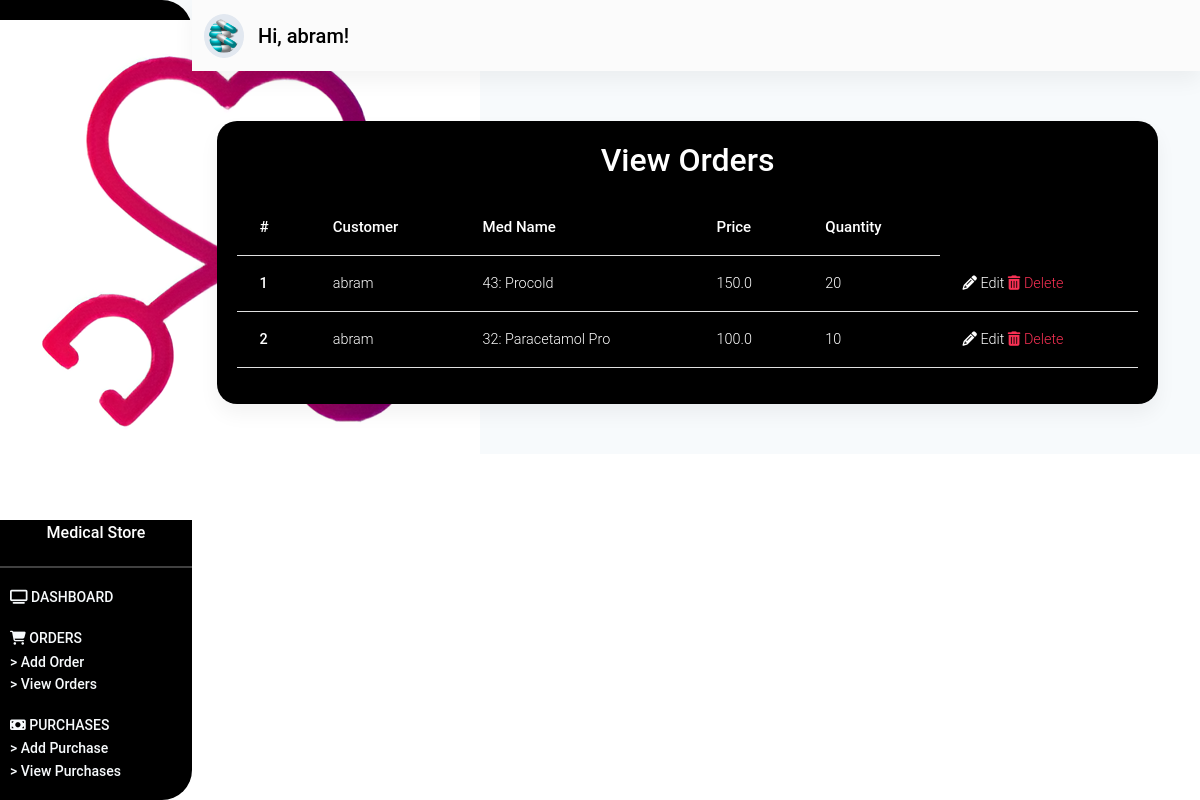
Page /customer/orders/ (signed in) on the committed database.
### customer/models.py (models this page shows, shortened)
class Order(models.Model):
    customer = models.ForeignKey(User, on_delete=models.CASCADE)
    med_name = models.ForeignKey(Medicine, on_delete=models.CASCADE)
    price = models.FloatField()
    timestamp = models.DateTimeField(auto_now_add=True)
    quantity = models.IntegerField()
    def get_update_url(self):
        return reverse("customer:update-order", kwargs={"pk": self.pk})
    def get_delete_url(self):
        return reverse("customer:delete-order", kwargs={"pk": self.pk})

### store/models.py (models this page shows, shortened)
class Medicine(models.Model):
    med_code = models.IntegerField()
    med_name = models.CharField(max_length=50)
    dealer_name = models.ForeignKey(Dealer, on_delete=models.CASCADE)
    price = models.FloatField()
    stock = models.IntegerField()
    description = models.TextField()
    def __str__(self):
        return f"{self.med_code}: {self.med_name}"

### customer/views.py (the view)
# urls.py: path('orders/', orders_page, name="view-orders"),
@login_required(login_url="/login/customer/")
def orders_page(request):
    orders = Order.objects.filter(customer=request.user)
    context = {
        "orders": orders
    }
    return render(request, "store/customer/view-orders.html", context)

### store/templates/store/customer/view-orders.html (shortened to what this page needs)
{% extends 'store/base.html' %}
{% load static %}
{% block content %}
<section id="dashboard_section" class="dashboard_section">
    {% include "store/_dashboard-customer.html" %}
    <div class="container-fluid">
        <div class="add_dealer">
            <div class="purchase__card card">
                <p class="h2">
                    View Orders
                </p>
                <div class="dealers__table table-responsive">
                    <table class="table">
                        <thead>
                            <tr>
                                <th scope="col">#</th>
                                <th scope="col">Customer</th>
                                <th scope="col">Med Name</th>
                                <th scope="col">Price</th>
                                <th scope="col">Quantity</th>
                            </tr>
                        </thead>
                        <tbody>
                            {% for order in orders %}
                            <tr>
                                <th scope="row">{{ order.id }}</th>
                                <td>{{ order.customer }}</td>
                                <td>{{ order.med_name }}</td>
                                <td>{{ order.price }}</td>
                                <td>{{ order.quantity }}</td>
                                <td>
                                    <a href="{{ order.get_update_url }}" class="text-white">
                                        <i class="fa fa-pencil" aria-hidden="true"></i> Edit
                                    </a>
                                    <a href="{{ order.get_delete_url }}" class="text-danger">
                                        <i class="fa fa-trash" aria-hidden="true"></i> Delete
                                    </a>
                                </td>
                            </tr>
                            {% endfor %}
                        </tbody>
                    </table>
                </div>
            </div>
        </div>
    </div>
</section>
{% endblock content %}

### store/templates/store/_dashboard-customer.html (shortened to what this page needs)
{% load static %}
<div class="dashboard_header" id="sidebarToggleButton">
    <div class="dasboard_sidebar">
        <nav class="sidenav_bar sidenav-d-none" id="sideNavBar">
            <div class="dashboard_logo">
                <div class="logo_flex">
                    <span class="text">
                        Medical Store
                    </span>
                </div>
            </div>
            <hr class="hr_sidenav">
            <div class="sidebar_main">
                <ul class="sidebar">
                    <li class="sidebar_item">
                        <a href="{% url 'store:dashboard-admin' %}" class="item_link">
                            <i class="fa fa-television" aria-hidden="true"></i>
                            <span class="item_text sidebar_active">
                                Dashboard
                            </span>
                        </a>
                    </li>
                    <li class="sidebar_item">
                        <a class="item_link" id="dealerID">
                            <i class="fa fa-shopping-cart" aria-hidden="true"></i>
                            <span class="item_text">
                                Orders
                            </span>
                        </a>
                        <div class="dealer__items" id="dealerItems">
                            <a href="{% url "customer:add-order" %}" class="dealer__item">
                                > Add Order
                            </a>
                            <a href="{% url "customer:view-orders" %}" class="dealer__item">
                                > View Orders
                            </a>
                        </div>
                    </li>
                    <li class="sidebar_item" id="purchaseID">
                        <a class="item_link">
                            <i class="fas fa-money-bill    "></i>
                            <span class="item_text">
                                Purchases
                            </span>
                        </a>
                        <div class="purchase__items" id="purchaseItems">
                            <a href="{% url 'customer:add-purchase' %}" class="dealer__item">
                                > Add Purchase
                            </a>
                            <a href="{% url 'customer:view-purchases' %}" class="dealer__item">
                                > View Purchases
                            </a>
                        </div>
                    </li>
                </ul>
            </div>
        </nav>
    </div>
    <div class="dashboard_navbar" id=mainNavBar>
        <nav class="navbar navbar-expand-sm navbar-light bg-light sticky-top">
            <div class="container-fluid">
                <a class="navbar-brand nav_image" href="#">
                    <img src="{% static 'images/medicine.png' %}" alt="" class="img-responsive">
                    <span class="nav_span">
                        Hi, {{ request.user.username }}!
                    </span>
                </a>
            </div>
        </nav>
    </div>
</div>

### store/static/css/styles.css (style rules this page uses)
* { margin: 0%; padding: 0%; box-sizing: border-box; }
a.nav_image img { width: 40px; background-color: #e2e8f0; padding: 5px; color: #000 !important; border-radius: 50%; }
span.nav_span { font-weight: 550; color: #000; margin-left: 10px; }
span.sidebar_active { font-weight: 550; }
div.dashboard_navbar { margin-left: 12rem; }
nav.sidenav_bar { width: 12rem; height: 100%; padding-bottom: 50px; position: fixed; background: #000; border-radius: 0px 30px 30px 0px; }
div.dashboard_logo { margin-top: 20px; margin-bottom: 20px; text-align: center; }
div.dashboard_logo span.text { color: #fff !important; font-weight: 550; }
hr.hr_sidenav { background-color: #fff; height: 2px; }
ul.sidebar { list-style: none; padding: 0; margin: 0; display: flex; flex-direction: column; align-items: flex-start; margin-left: 10px; }
li.sidebar_item { margin-bottom: 1rem; }
li.sidebar_item a { color: #f7fafc; font-size: 14px; font-weight: 500; }
li.sidebar_item span.item_text { text-transform: uppercase; }
div.dealer__items, div.medicine__items, div.employee__items, div.customer__items, div.purchase__items { display: flex; flex-direction: column; }
a.dealer__item { color: #f7fafc; font-size: 14px; }
section.dashboard_section { --bg-opacity: 1; background-color: #f7fafc; background-size: contain; }
div.add_dealer { margin-top: 50px; padding-bottom: 50px; }
div.dealer__card, div.medicine__card, div.employee__card, div.customer__card, div.purchase__card, div.confirm__card { padding: 20px; background-color: #000; width: 80%; margin: auto; margin-right: 30px; border-radius: 20px; }
div.dealer__card p.h2, div.medicine__card p.h2, div.employee__card p.h2, div.customer__card p.h2, div.purchase__card p.h2, div.confirm__card p.h2 { text-align: center; color: #fff; margin-bottom: 20px; font-weight: 550; }
div.dealers__table table.table { width: 100% !important; color: #fff; }
div.dealers__table table.table thead { font-size: 15px; font-weight: 600 !important; }

### rows in the picture
Order: id "1", customer "abram", med_name "43: Procold", price "150.0", quantity "20"
Order: id "2", customer "abram", med_name "32: Paracetamol Pro", price "100.0", quantity "10"

### other values in the picture
{{ request.user.username }} "abram"
